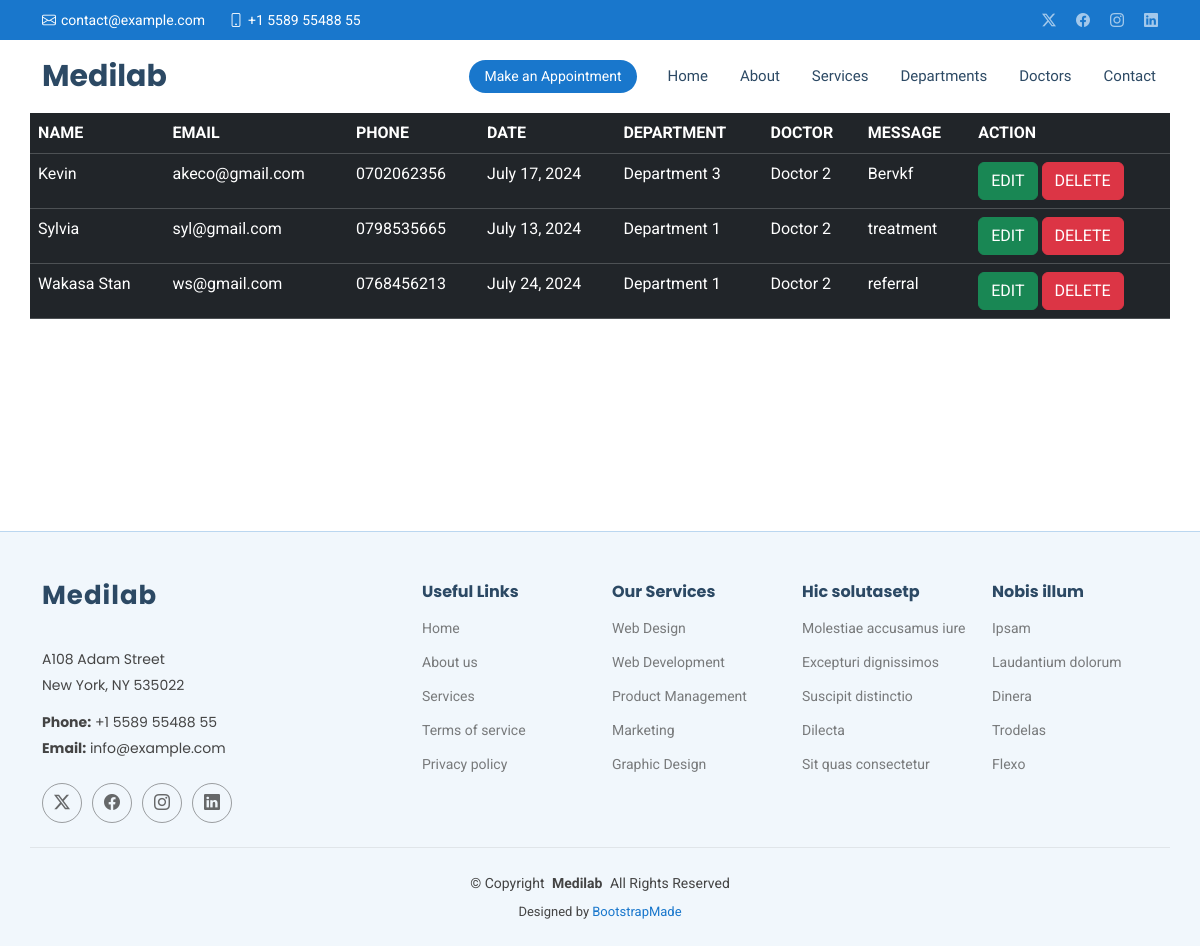
Page /show/ on the committed database.
### Medistalapp/models.py (models this page shows, shortened)
class Appointment(models.Model):
    name = models.CharField(max_length=200)
    email = models.EmailField()
    phone = models.CharField(max_length=10)
    date = models.DateField()
    department = models.CharField(max_length=200)
    doctor = models.CharField(max_length=200)
    message = models.TextField()

### Medistalapp/views.py (the view)
# urls.py: path('show/', views.show, name='show'),
def show(request):
    data = Appointment.objects.all()
    return render(request, 'Show.html', {'appointment':data})

### templates/Show.html
{% extends 'starter-page.html' %}
{% load static %}
{% block body %}
    <table class="table table-dark container table-hover">
          <tr>
              <th>NAME</th>
              <th>EMAIL</th>
              <th>PHONE</th>
              <th>DATE</th>
              <th>DEPARTMENT</th>
              <th>DOCTOR</th>
              <th>MESSAGE</th>
              <th>ACTION</th>
          </tr>
{% for y in appointment  %}
    <tr>
        <td>{{ y.name }}</td>
        <td>{{ y.email }}</td>
        <td>{{ y.phone }}</td>
        <td>{{ y.date }}</td>
        <td>{{ y.department }}</td>
        <td>{{ y.doctor }}</td>
        <td>{{ y.message }}</td>
        <td>
            <a href="/edit/{{y.id }}" class="btn btn-success">EDIT</a>
            <a href="/delete/{{ y.id }}"class="btn btn-danger">DELETE</a>
        </td>
    </tr>
{% endfor %}
    </table>
{% endblock %}

### static/assets/css/main.css (style rules this page uses)
:root { --default-font: "Roboto", system-ui, -apple-system, "Segoe UI", Roboto, "Helvetica Neue", Arial, "Noto Sans", "Liberation Sans", sans-serif, "Apple Color Emoji", "Segoe UI Emoji", "Segoe UI Symbol", "Noto Color Emoji"; --heading-font: "Poppins", sans-serif; --nav-font: "Raleway", sans-serif; }
:root { --background-color: #ffffff; --default-color: #444444; --heading-color: #2c4964; --accent-color: #1977cc; --surface-color: #ffffff; --contrast-color: #ffffff; }
:root { --nav-color: #2c4964; --nav-hover-color: #1977cc; --nav-mobile-background-color: #ffffff; --nav-dropdown-background-color: #ffffff; --nav-dropdown-color: #2c4964; --nav-dropdown-hover-color: #1977cc; }
:root { scroll-behavior: smooth; }
body { color: var(--default-color); background-color: var(--background-color); font-family: var(--default-font); }
a { color: var(--accent-color); text-decoration: none; transition: 0.3s; }

### rows in the picture
Appointment: name "Kevin", email "akeco@gmail.com", phone "0702062356", date "July 17, 2024", department "Department 3", doctor "Doctor 2", message "Bervkf"
Appointment: name "Sylvia", email "syl@gmail.com", phone "0798535665", date "July 13, 2024", department "Department 1", doctor "Doctor 2", message "treatment"
Appointment: name "Wakasa Stan", email "ws@gmail.com", phone "0768456213", date "July 24, 2024", department "Department 1", doctor "Doctor 2", message "referral"
